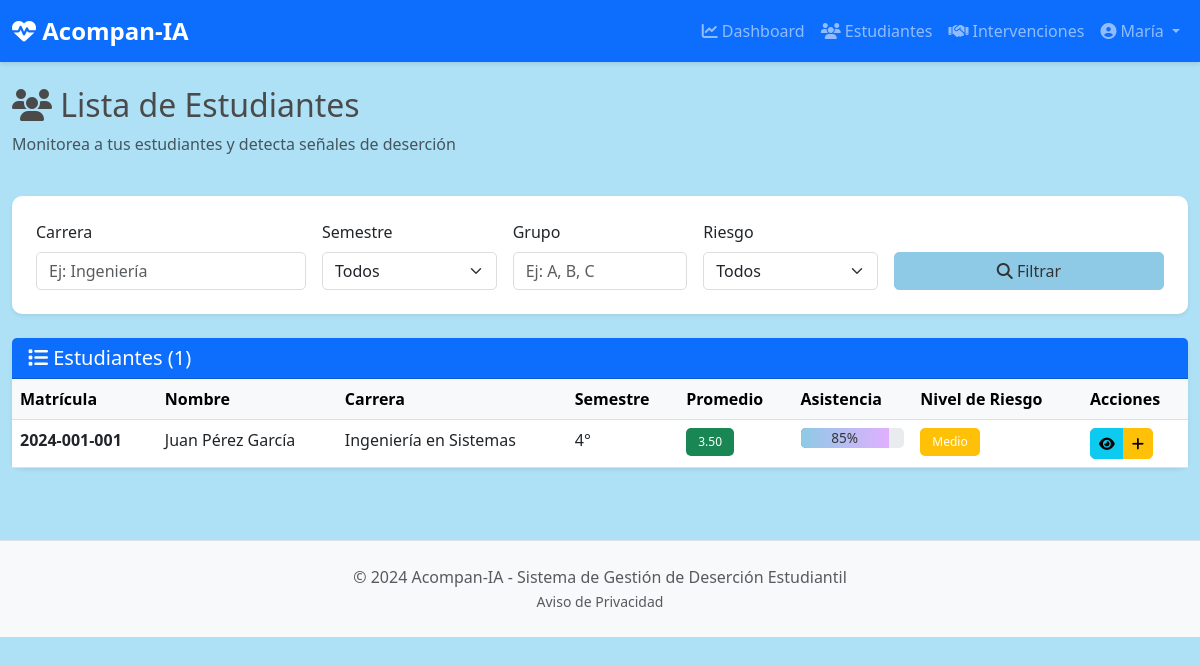
Page /profesor/estudiantes (signed in) on the committed database.
### modelos/base_datos.py (models this page shows, shortened)
class Usuario(db.Model):
    __tablename__ = 'usuarios'
    id = db.Column(db.Integer, primary_key=True)
    email = db.Column(db.String(120), unique=True, nullable=False, index=True)
    password_hash = db.Column(db.String(255), nullable=False)
    nombre = db.Column(db.String(120), nullable=False)
    apellido = db.Column(db.String(120), nullable=False)
    rol = db.Column(db.String(20), nullable=False)  # 'alumno' o 'profesor'
    institucion = db.Column(db.String(120), nullable=False)
    fecha_creacion = db.Column(db.DateTime, default=datetime.utcnow)
    activo = db.Column(db.Boolean, default=True)
    estudiante = db.relationship('Estudiante', backref='usuario_est', uselist=False, cascade='all, delete-orphan')
    profesor = db.relationship('Profesor', backref='usuario_prof', uselist=False, cascade='all, delete-orphan')

class Estudiante(db.Model):
    __tablename__ = 'estudiantes'
    id = db.Column(db.Integer, primary_key=True)
    usuario_id = db.Column(db.Integer, db.ForeignKey('usuarios.id'), nullable=False, unique=True)
    carrera = db.Column(db.String(120), nullable=False)
    semestre = db.Column(db.Integer, nullable=False)
    grupo = db.Column(db.String(20), nullable=True)
    matricula = db.Column(db.String(50), unique=True, nullable=False, index=True)
    promedio_academico = db.Column(db.Float, default=0.0)
    nivel_riesgo = db.Column(db.String(20), default='bajo')  # bajo, medio, alto, critico
    razon_riesgo = db.Column(db.String(500), nullable=True)  # económica, académica, personal, etc.
    fecha_evaluacion = db.Column(db.DateTime, default=datetime.utcnow)
    asistencia_porcentaje = db.Column(db.Float, default=100.0)
    calificaciones = db.relationship('Calificacion', backref='estudiante', lazy=True, cascade='all, delete-orphan')
    asistencias = db.relationship('Asistencia', backref='estudiante', lazy=True, cascade='all, delete-orphan')
    evaluaciones_emocionales = db.relationship('EvaluacionEmocional', backref='estudiante', lazy=True, cascade='all, delete-orphan')
    intervenciones = db.relationship('Intervencion', backref='estudiante', lazy=True, cascade='all, delete-orphan')
    mensajes_chat = db.relationship('MensajeChat', backref='estudiante', lazy=True, cascade='all, delete-orphan')

### app.py (the view)
@app.route('/profesor/estudiantes')
def estudiantes_profesor():
    if session.get('rol') != 'profesor':
        return redirect(url_for('login'))
    usuario = db.session.get(Usuario, session['usuario_id'])
    profesor = usuario.profesor
    carrera = request.args.get('carrera')
    semestre = request.args.get('semestre')
    grupo = request.args.get('grupo')
    nivel_riesgo = request.args.get('riesgo')
    query = Estudiante.query
    if carrera:
        query = query.filter_by(carrera=carrera)
    if semestre:
        query = query.filter_by(semestre=int(semestre))
    if grupo:
        query = query.filter_by(grupo=grupo)
    if nivel_riesgo:
        query = query.filter_by(nivel_riesgo=nivel_riesgo)
    estudiantes = query.all()
    return render_template('profesor/estudiantes.html', estudiantes=estudiantes, profesor=profesor)

### app.py (called while the page is built)
@app.context_processor
def inject_user():
    usuario = None
    if 'usuario_id' in session:
        usuario = db.session.get(Usuario, session['usuario_id'])
    return dict(usuario=usuario)

@app.before_request
def verificar_sesion():
    session.permanent = True
    rutas_publicas = ['login', 'privacidad', 'static']
    if request.endpoint and request.endpoint.split('.')[0] not in rutas_publicas:
        if 'usuario_id' not in session:
            return redirect(url_for('login'))

### templates/profesor/estudiantes.html (shortened to what this page needs)
{% extends "base.html" %}
{% block content %}
<div class="row mb-4">
    <div class="col-12">
        <h2><i class="fas fa-users"></i> Lista de Estudiantes</h2>
        <p class="text-muted">Monitorea a tus estudiantes y detecta señales de deserción</p>
    </div>
</div>
<div class="card border-0 shadow-sm mb-4">
    <div class="card-body">
        <form method="GET" action="{{ url_for('estudiantes_profesor') }}" class="row g-3">
            <div class="col-md-3">
                <label class="form-label">Carrera</label>
                <input type="text" name="carrera" class="form-control" placeholder="Ej: Ingeniería">
            </div>
            <div class="col-md-2">
                <label class="form-label">Semestre</label>
                <select name="semestre" class="form-select">
                    <option value="">Todos</option>
                </select>
            </div>
            <div class="col-md-2">
                <label class="form-label">Grupo</label>
                <input type="text" name="grupo" class="form-control" placeholder="Ej: A, B, C">
            </div>
            <div class="col-md-2">
                <label class="form-label">Riesgo</label>
                <select name="riesgo" class="form-select">
                    <option value="">Todos</option>
                </select>
            </div>
            <div class="col-md-3 d-flex align-items-end">
                <button type="submit" class="btn btn-primary w-100">
                    <i class="fas fa-search"></i> Filtrar
                </button>
            </div>
        </form>
    </div>
</div>
<div class="card border-0 shadow-sm">
    <div class="card-header bg-primary text-white">
        <h5 class="mb-0"><i class="fas fa-list"></i> Estudiantes ({{ estudiantes|length }})</h5>
    </div>
    <div class="card-body p-0">
        {% if estudiantes %}
            <div class="table-responsive">
                <table class="table table-hover mb-0">
                    <thead class="table-light">
                        <tr>
                            <th>Matrícula</th>
                            <th>Nombre</th>
                            <th>Carrera</th>
                            <th>Semestre</th>
                            <th>Promedio</th>
                            <th>Asistencia</th>
                            <th>Nivel de Riesgo</th>
                            <th>Acciones</th>
                        </tr>
                    </thead>
                    <tbody>
                        {% for estudiante in estudiantes %}
                            <tr>
                                <td><strong>{{ estudiante.matricula }}</strong></td>
                                <td>{{ estudiante.usuario_est.nombre }} {{ estudiante.usuario_est.apellido }}</td>
                                <td>{{ estudiante.carrera }}</td>
                                <td>{{ estudiante.semestre }}°</td>
                                <td>
                                    <span class="badge bg-{% if estudiante.promedio_academico >= 3.5 %}success{% elif estudiante.promedio_academico >= 3 %}warning{% else %}danger{% endif %}">
                                        {{ "%.2f"|format(estudiante.promedio_academico) }}
                                    </span>
                                </td>
                                <td>
                                    <div class="progress" style="height: 20px;">
                                        <div class="progress-bar {% if estudiante.asistencia_porcentaje >= 80 %}bg-success{% elif estudiante.asistencia_porcentaje >= 70 %}bg-warning{% else %}bg-danger{% endif %}"
                                             style="width: {{ estudiante.asistencia_porcentaje }}%">
                                            {{ "%.0f"|format(estudiante.asistencia_porcentaje) }}%
                                        </div>
                                    </div>
                                </td>
                                <td>
                                    {% if estudiante.nivel_riesgo == 'bajo' %}
                                        <span class="badge bg-success">Bajo</span>
                                    {% elif estudiante.nivel_riesgo == 'medio' %}
                                        <span class="badge bg-warning">Medio</span>
                                    {% elif estudiante.nivel_riesgo == 'alto' %}
                                        <span class="badge bg-danger">Alto</span>
                                    {% elif estudiante.nivel_riesgo == 'critico' %}
                                        <span class="badge bg-dark">Crítico</span>
                                    {% endif %}
                                </td>
                                <td>
                                    <div class="btn-group" role="group">
                                        <a href="{{ url_for('perfil_alumno_profesor', estudiante_id=estudiante.id) }}"
                                           class="btn btn-sm btn-info" title="Ver perfil">
                                            <i class="fas fa-eye"></i>
                                        </a>
                                        <button class="btn btn-sm btn-warning" onclick="abrirModalIntervention({{ estudiante.id }})" title="Nueva intervención">
                                            <i class="fas fa-plus"></i>
                                        </button>
                                    </div>
                                </td>
                            </tr>
                        {% endfor %}
                    </tbody>
                </table>
            </div>
        {% else %}
            <div class="alert alert-info m-3 mb-0">
                <i class="fas fa-info-circle"></i> No hay estudiantes que coincidan con los filtros seleccionados.
            </div>
        {% endif %}
    </div>
</div>
{% endblock %}

### templates/base.html (shortened to what this page needs)
<!DOCTYPE html>
<html lang="es">
<head>
    <link href="https://cdn.jsdelivr.net/npm/bootstrap@5.3.0/dist/css/bootstrap.min.css" rel="stylesheet">
    <link rel="stylesheet" href="https://cdnjs.cloudflare.com/ajax/libs/font-awesome/6.4.0/css/all.min.css">
    <link rel="stylesheet" href="{{ url_for('static', filename='css/styles.css') }}">
</head>
<body>
    {% if usuario %}
    <nav class="navbar navbar-expand-lg navbar-dark bg-primary sticky-top">
        <div class="container-fluid">
            <a class="navbar-brand" href="/">
                <i class="fas fa-heart-pulse"></i> Acompan-IA
            </a>
            <div class="collapse navbar-collapse" id="navbarNav">
                <ul class="navbar-nav ms-auto">
                    {% if usuario.rol == 'alumno' %}
                        <li class="nav-item">
                            <a class="nav-link" href="{{ url_for('dashboard_alumno') }}">
                                <i class="fas fa-chart-line"></i> Dashboard
                            </a>
                        </li>
                        <li class="nav-item">
                            <a class="nav-link" href="{{ url_for('perfil_alumno') }}">
                                <i class="fas fa-user"></i> Mi Perfil
                            </a>
                        </li>
                        <li class="nav-item">
                            <a class="nav-link" href="{{ url_for('chat_alumno') }}">
                                <i class="fas fa-comments"></i> Chat Tutor
                            </a>
                        </li>
                    {% elif usuario.rol == 'profesor' %}
                        <li class="nav-item">
                            <a class="nav-link" href="{{ url_for('dashboard_profesor') }}">
                                <i class="fas fa-chart-line"></i> Dashboard
                            </a>
                        </li>
                        <li class="nav-item">
                            <a class="nav-link" href="{{ url_for('estudiantes_profesor') }}">
                                <i class="fas fa-users"></i> Estudiantes
                            </a>
                        </li>
                        <li class="nav-item">
                            <a class="nav-link" href="{{ url_for('intervenciones_profesor') }}">
                                <i class="fas fa-handshake"></i> Intervenciones
                            </a>
                        </li>
                    {% endif %}
                    <li class="nav-item dropdown">
                        <a class="nav-link dropdown-toggle" href="#" id="navbarDropdown" role="button" data-bs-toggle="dropdown">
                            <i class="fas fa-user-circle"></i> {{ usuario.nombre }}
                        </a>
                    </li>
                </ul>
            </div>
        </div>
    </nav>
    {% endif %}
    <main class="py-4">
        <div class="container-fluid">
            {% block content %}{% endblock %}
        </div>
    </main>
    <footer class="bg-light text-center py-4 mt-5 border-top">
        <div class="container">
            <p class="text-muted mb-0">
                &copy; 2024 Acompan-IA - Sistema de Gestión de Deserción Estudiantil
                <br>
                <small>
                    <a href="{{ url_for('privacidad') }}" class="text-muted text-decoration-none">Aviso de Privacidad</a>
                </small>
            </p>
        </div>
    </footer>
</body>
</html>

### static/css/styles.css (style rules this page uses)
:root { --primary-color: #8ecae6; --secondary-color: #e0b0ff; --success-color: #a3e4d7; --danger-color: #ffc2c2; --warning-color: #ffe89e; --info-color: #b0c4de; --bg-color: #aee1f6; --beige: #f5f5dc; }
body { font-family: 'Segoe UI', Tahoma, Geneva, Verdana, sans-serif; background-color: var(--bg-color); color: #4a4a4a; }
html, body { height: 100%; }
main { flex: 1; }
.navbar-brand { font-weight: bold; font-size: 1.5rem; }
.navbar { box-shadow: 0 2px 4px rgba(0, 0, 0, 0.1); }
.card { transition: transform 0.3s ease, box-shadow 0.3s ease; border-radius: 10px; }
.card-header { border-radius: 10px 10px 0 0; font-weight: 600; }
.card-body { padding: 1.5rem; }
.badge { font-weight: 500; padding: 0.5rem 0.75rem; border-radius: 5px; }
.btn { border-radius: 5px; font-weight: 500; transition: all 0.3s ease; }
.btn-primary { background-color: var(--primary-color); border-color: var(--primary-color); color: #333; }
.table { background-color: white; }
.table thead th { background-color: #f8f9fa; font-weight: 600; border-top: none; }
.table tbody tr { border-bottom: 1px solid #e0e0e0; }
.form-control, .form-select { border-radius: 5px; border: 1px solid #ddd; transition: border-color 0.3s ease, box-shadow 0.3s ease; }
.progress { height: 25px; background-color: #e9ecef; border-radius: 5px; overflow: hidden; }
.progress-bar { background: linear-gradient(90deg, var(--primary-color) 0%, var(--secondary-color) 100%); font-size: 0.85rem; display: flex; align-items: center; justify-content: center; color: #333; font-weight: 500; }
.shadow-sm { box-shadow: 0 2px 8px rgba(0, 0, 0, 0.08); }
footer { margin-top: auto; background-color: white; }

### rows in the picture
Usuario: nombre "María"
Estudiante: matricula "2024-001-001", usuario_est.nombre "Juan", usuario_est.apellido "Pérez García", carrera "Ingeniería en Sistemas", semestre "4", promedio_academico "3.50", asistencia_porcentaje "85", nivel_riesgo "Medio"

### other values in the picture
{{ estudiantes|length }} "1"
